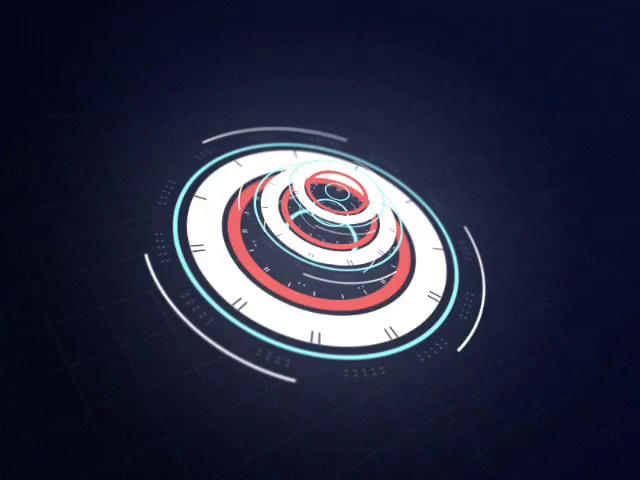
#> input picture frames2/frame_0000.jpg, 640 x 480 px; its folder holds 4 pictures in this run
$ python -i jarvis_gui.py   (imports and definitions only)
#> lines starting #> are read from the running program, lines starting #| are printed output that depends on the picture
import tkinter as tk
from tkinter import Label
from PIL import Image, ImageTk
import os
import sys
import pygame
import time

def window_1():
    root = tk.Tk()
    root.title("Echo Initializing")
    window_width = 1000
    window_height = 800
    root.geometry(f"{window_width}x{window_height}")

    screen_width = root.winfo_screenwidth()
    screen_height = root.winfo_screenheight()
    x = (screen_width // 2) - (window_width // 2)
    y = (screen_height // 2) - (window_height // 2)
    root.geometry(f"{window_width}x{window_height}+{x}+{y}")

    root.configure(bg='black')

    pygame.mixer.init()

    gif_label = Label(root)
    gif_label.pack(fill=tk.BOTH, expand=True)

    title_label = Label(root, text="Echo Initializing", font=("Helvetica", 24), bg='black', fg='white')
    title_label.pack(pady=20)

    frame_folder = "frames2"

    gif_frames = []
    for frame_file in sorted(os.listdir(frame_folder), key=lambda x: int(x.split('_')[1].split('.')[0])):
        if frame_file.endswith(".jpg"):
            frame_path = os.path.join(frame_folder, frame_file)
            img = Image.open(frame_path)
#> img is the input picture: PIL image 640x480 RGB; mean R, G, B 40.7, 43.4, 63.9

            img_resized = img.resize((window_width, window_height), Image.LANCZOS)
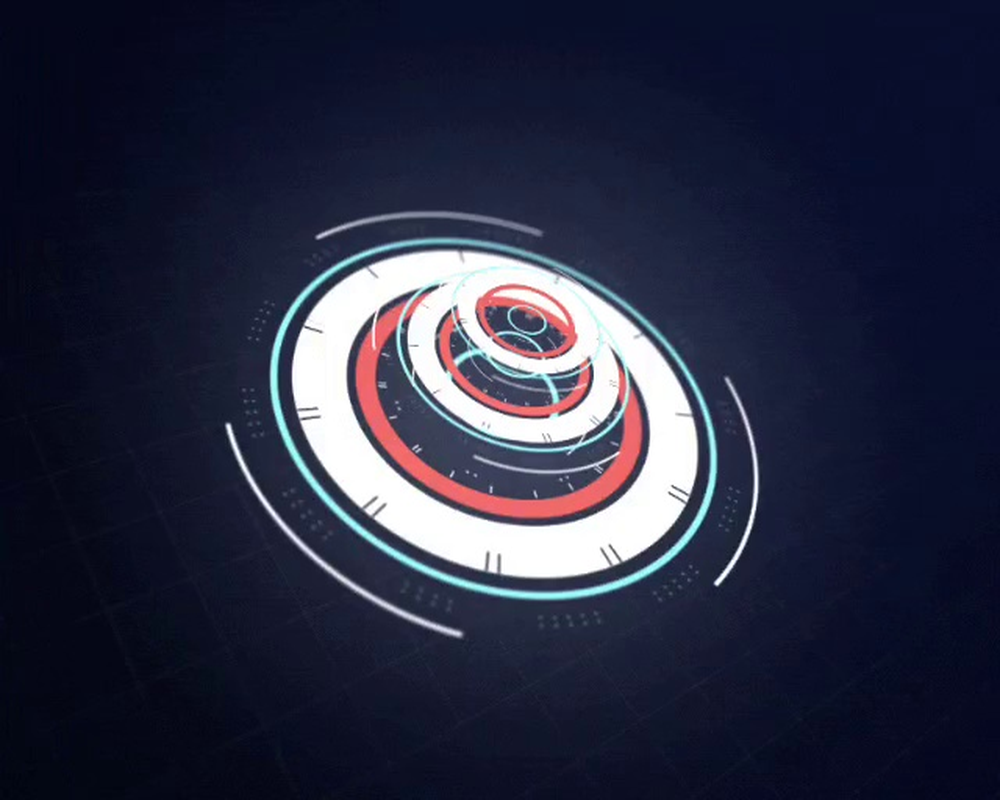
#> img_resized: PIL image 1000x800 RGB; mean R, G, B 40.7, 43.4, 63.9
            gif_frames.append(ImageTk.PhotoImage(img_resized))
#> pass 2 of the loop in window_1, `for frame_file in sorted(os.listdir(frame_folder), key=lambda x: int(x..`:
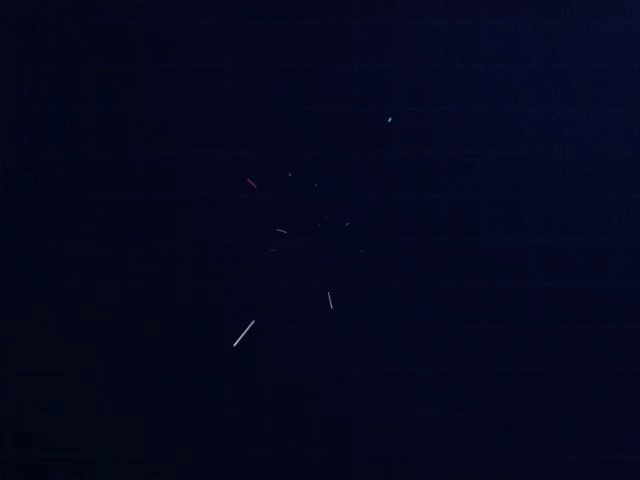
#> input picture frames2/frame_0001.jpg, 640 x 480 px
#> in window_1, img is the input picture: PIL image 640x480 RGB; mean R, G, B 4.4, 7.4, 30.4
#> in window_1, `img_resized = img.resize((window_width, window_height), Image.LANCZOS)`:
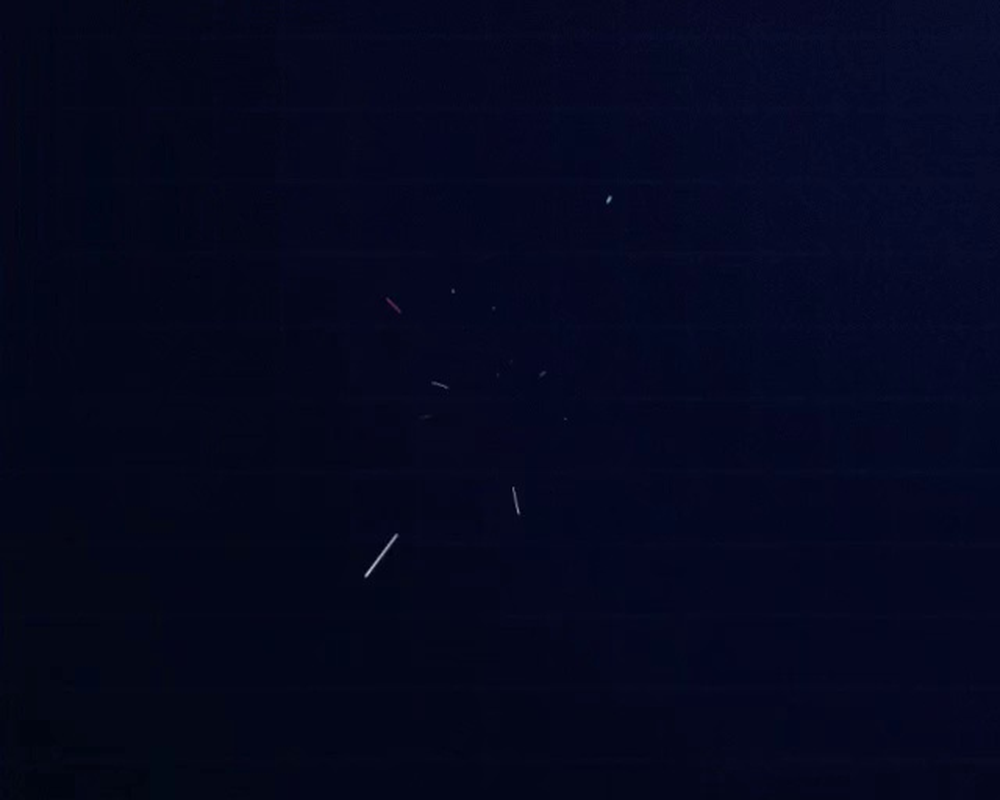
#> img_resized: PIL image 1000x800 RGB; mean R, G, B 4.4, 7.4, 30.4
#> pass 3 of the loop in window_1, `for frame_file in sorted(os.listdir(frame_folder), key=lambda x: int(x..`:
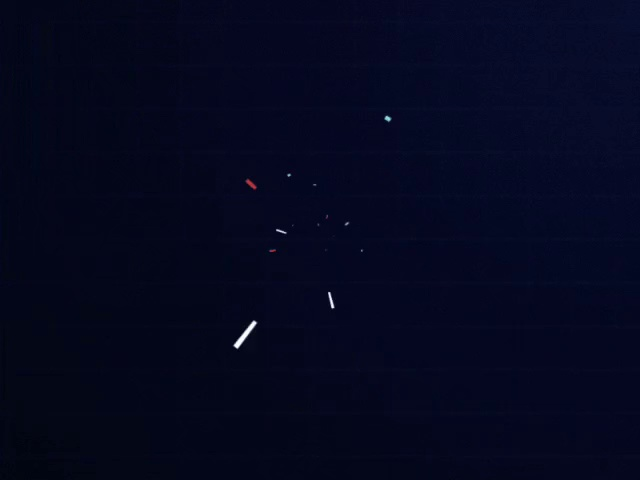
#> input picture frames2/frame_0002.jpg, 640 x 480 px
#> in window_1, img is the input picture: PIL image 640x480 RGB; mean R, G, B 4.8, 7.7, 30.7
#> in window_1, `img_resized = img.resize((window_width, window_height), Image.LANCZOS)`:
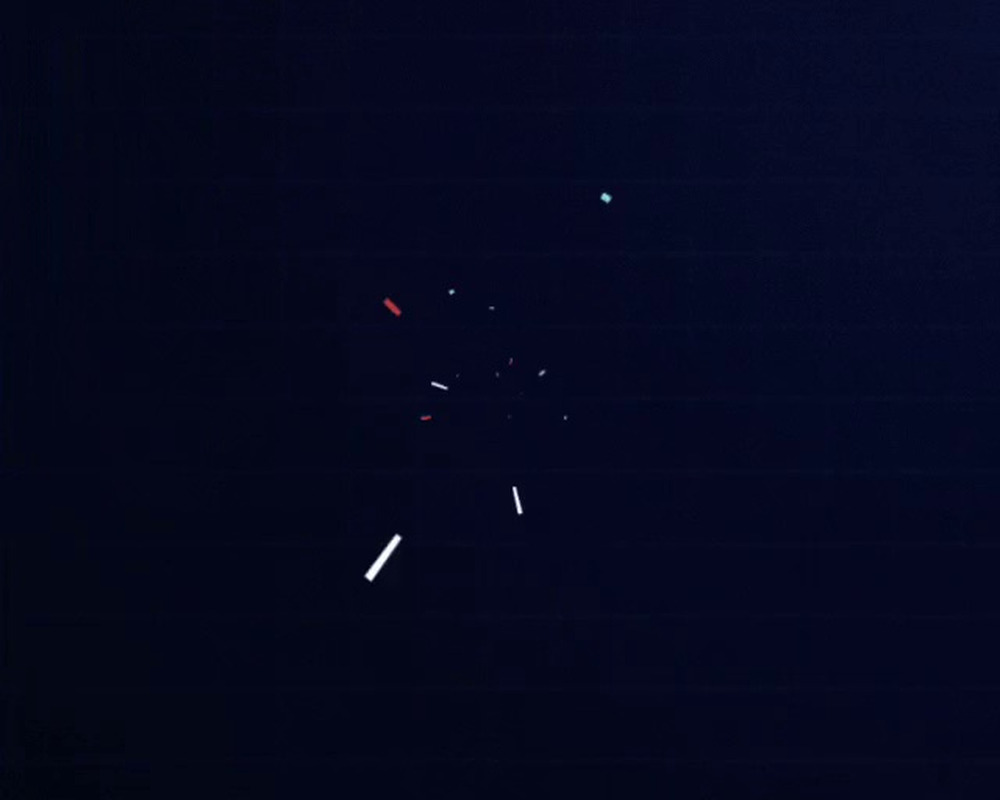
#> img_resized: PIL image 1000x800 RGB; mean R, G, B 4.8, 7.7, 30.7
#> the loop made 4 passes; the first 3 are shown

    total_frames = len(gif_frames)

    loop_count = 0
    max_loops = 1

    def update_gif(frame_index=0):
        nonlocal loop_count
        gif_label.config(image=gif_frames[frame_index])
        frame_index = (frame_index + 1) % total_frames

        if frame_index == 0:
            loop_count += 1

        if loop_count < max_loops:
            root.after(100, update_gif, frame_index)
        else:
            time.sleep(0.8)
            switch_to_window_2()


    root.after(0, update_gif)


    def play_music():
        pygame.mixer.music.load("iron_man.mp3")
        pygame.mixer.music.play(-1)


    root.after(0, play_music)


    def stop_music():
        pygame.mixer.music.stop()

    def switch_to_window_2():
        stop_music()
        root.destroy()

    def on_closing():
        stop_music()
        root.destroy()
        sys.exit()

    root.protocol("WM_DELETE_WINDOW", on_closing)
    root.mainloop()

>>> result = window_1()
